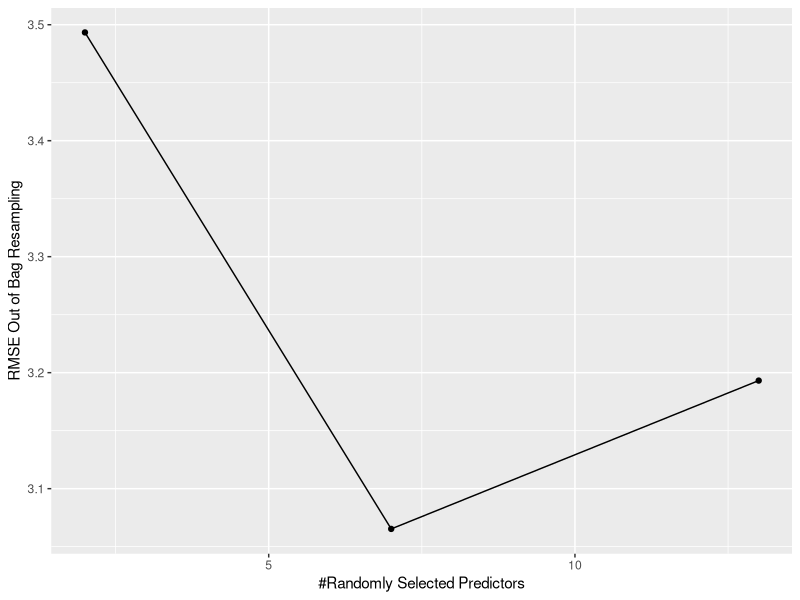

The R source for this figure:
rm(list=ls())

library(mlbench)
data(BostonHousing)

require(caret)
set.seed(1)
mdl <-  train(medv ~ ., data = BostonHousing, method = "rf", trControl = trainControl(method = "oob"))
ggplot(mdl)

sessionInfo()
